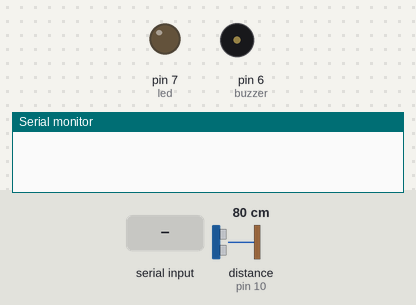
Recording of a sketch running on a simulated Arduino Uno, built with avr-gcc and run on an emulated ATmega328P. Parts: output pins drawn as LEDs (lit = HIGH), buzzer (waves = sounding, pin HIGH), the last lines printed to the serial monitor. Dashed ring = blinking. Inputs (shaded band) come from the test bench; at power-on: distance to the obstacle (sensor on pin 10) 80 cm. The echo pulse lasts 58.3 µs per cm; pins used as bus, display or sensor lines are not drawn.

Above: at 1.2 s.
1.3 s: "1" received over Serial
2.8 s: distance to the obstacle (sensor on pin 10) set to 22 cm
5.8 s: distance to the obstacle (sensor on pin 10) set to 18 cm
At 5.91 s:
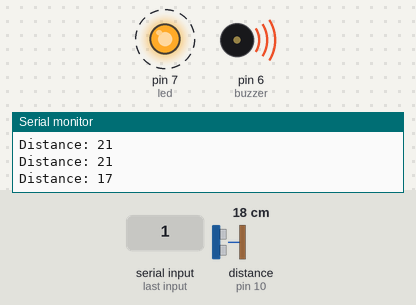
8.8 s: distance to the obstacle (sensor on pin 10) set to 35 cm
At 9.5 s:
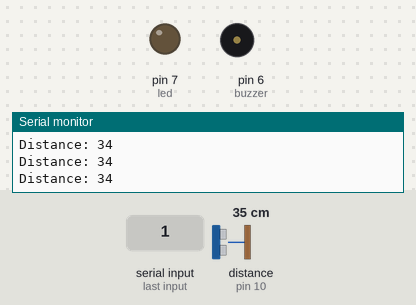
10.3 s: distance to the obstacle (sensor on pin 10) set to 2 cm
At 10.41 s:
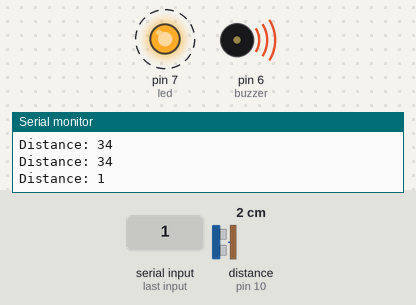
13.3 s: "0" received over Serial
At 13.9 s:
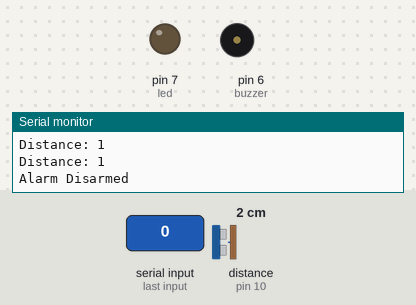
Timing chart, 0 to 16.0 s (numbered marks = the images above; inputs shaded):
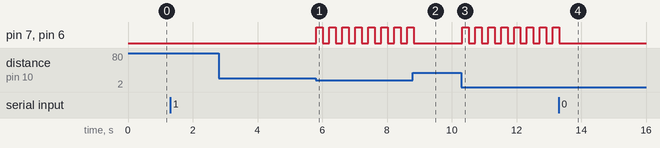

Measured:
- the behaviour switches between 21 and 20 cm on distance to the obstacle (sensor on pin 10) (found by bisection; images 0 and 1)
- after the input at 5.8 s, pin 7 (led), pin 6 (buzzer): alternates HIGH for 0.20 s and LOW for 0.20 s, starting at once
- after the input at 8.8 s, pin 7 (led), pin 6 (buzzer): goes on until 8.8 s, then stays LOW
- after the input at 10.3 s, pin 7 (led), pin 6 (buzzer): alternates HIGH for 0.20 s and LOW for 0.20 s, starting at once
- after the input at 13.3 s, pin 7 (led), pin 6 (buzzer): goes on until 13.3 s, then stays LOW

The sketch:

sketch_may14a.ino
```cpp
bool alarmArmed = false;

const int trigPin = 9;
const int echoPin = 10;

const int buzzer = 6;
const int led = 7;

long duration;
int distance;

void setup() {

  Serial.begin(9600);

  pinMode(trigPin, OUTPUT);
  pinMode(echoPin, INPUT);

  pinMode(buzzer, OUTPUT);
  pinMode(led, OUTPUT);
}

void loop() {

  // Receive commands from Python
  if (Serial.available()) {

    char command = Serial.read();

    if (command == '1') {
      alarmArmed = true;
      Serial.println("Alarm Armed");
    }

    if (command == '0') {

      alarmArmed = false;

      digitalWrite(buzzer, LOW);
      digitalWrite(led, LOW);

      Serial.println("Alarm Disarmed");
    }
  }

  // Only monitor when alarm is armed
  if (alarmArmed) {

    // Send ultrasonic pulse
    digitalWrite(trigPin, LOW);
    delayMicroseconds(2);

    digitalWrite(trigPin, HIGH);
    delayMicroseconds(10);

    digitalWrite(trigPin, LOW);

    // Read echo
    duration = pulseIn(echoPin, HIGH);

    distance = duration * 0.034 / 2;

    Serial.print("Distance: ");
    Serial.println(distance);

    // Object detected
    if (distance > 0 && distance < 20) {

      // Blink LED
      digitalWrite(led, HIGH);

      // Turn buzzer ON
      digitalWrite(buzzer, HIGH);

      delay(200);

      digitalWrite(led, LOW);

      digitalWrite(buzzer, LOW);

      delay(200);

    } else {

      digitalWrite(led, LOW);
      digitalWrite(buzzer, LOW);
    }
  }
}
```
